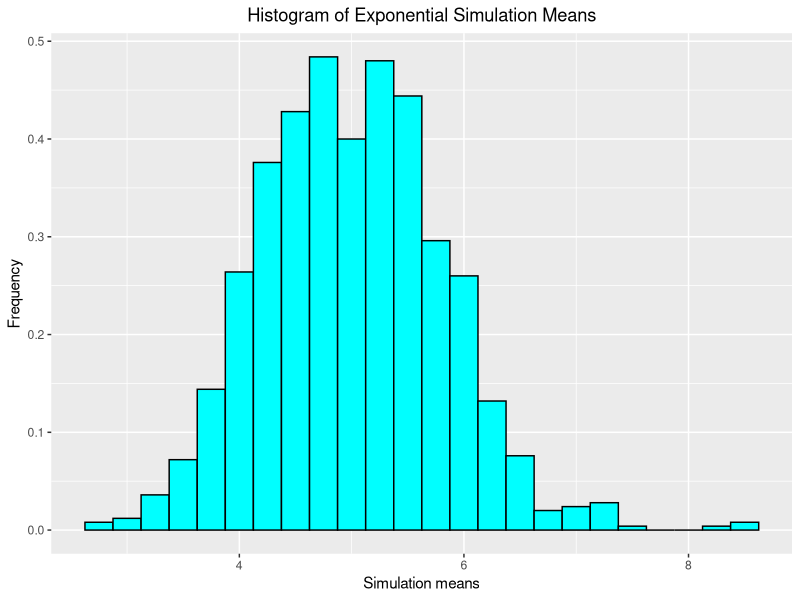
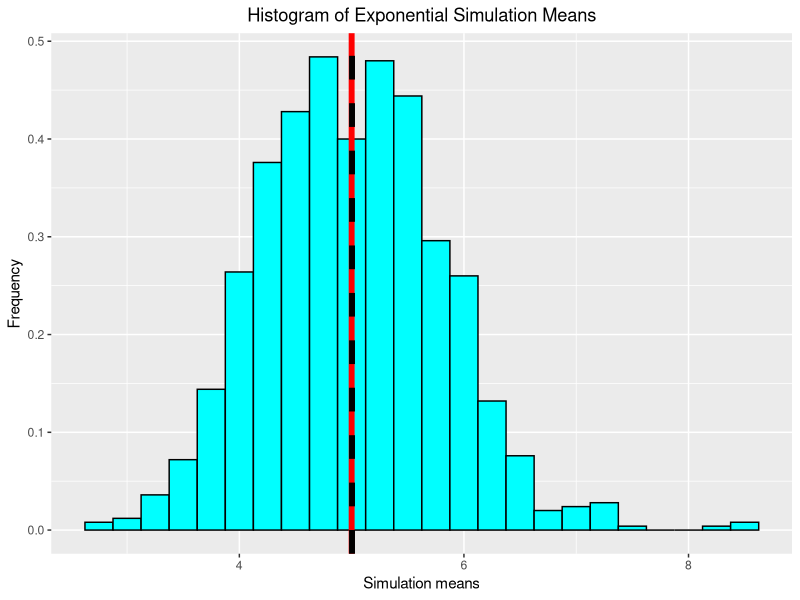
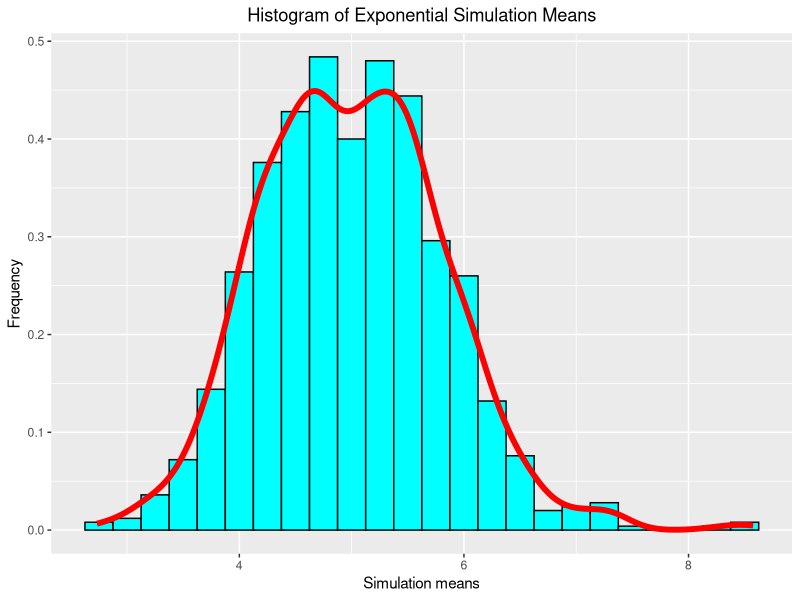
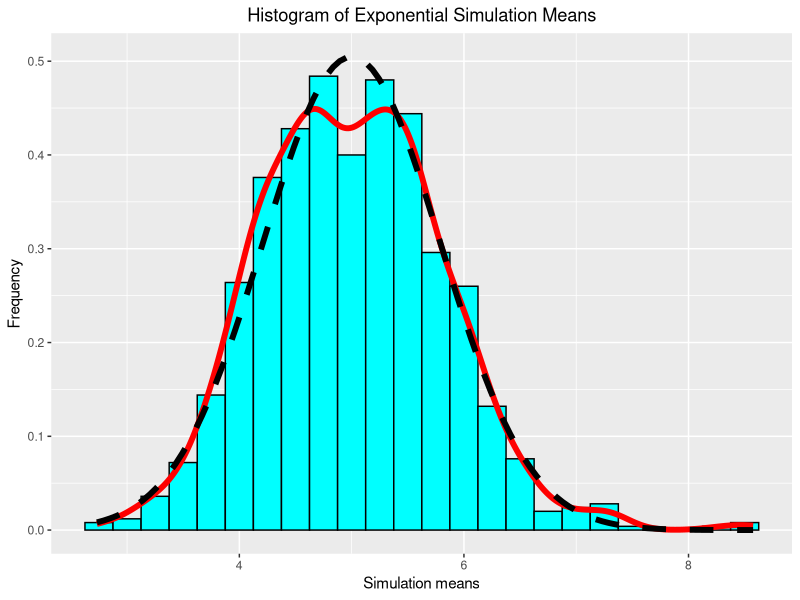

The R script that drew these images, in order:
# Set simulation variables as described in the assignment
lambda <- 0.2
n <- 40
sim_count <- 1000
# Set seed for reproducibility
set.seed(88423)
# Conduct exponential simulation 'sim_count' times with 'n' exponentials and rate parameter equals 'lambda'
simulation <- replicate(sim_count, rexp(n, lambda))
means <- apply(simulation, 2, mean)
# Take a quick look of means
range(means)
means <- data.frame(means)
library(ggplot2)
plot_means <- ggplot(means, aes(means)) +
        geom_histogram(aes(y = ..density..), color = "black", fill = "cyan", binwidth = 0.25) +
                labs(x = "Simulation means", y = "Frequency", title = "Histogram of Exponential Simulation Means") +
                        theme(plot.title = element_text(hjust = 0.5))
plot_means
# Question 1 - Sample Mean vs Theoretical Mean
# Calculate theoretical and sample means
theory_mean <- 1 / lambda
sample_mean <- mean(means$means)
# Compare them and plot
abs(theory_mean - sample_mean)
plot_means +
        geom_vline(xintercept = theory_mean, lwd = 2, color = "red") +
                geom_vline(xintercept = sample_mean, lwd = 2, lty = 2, color = "black")
# Question 2 - Sample Variance vs Theoretical Variance
# Calculate theoretical and sample variances
theory_variance <- (1 / lambda) ^ 2 / n
sample_variance <- var(means$means)
data.frame(Sample.Variance = sample_variance, Theoretical.Variance = theory_variance, Difference = theory_variance - sample_variance)
# Question 3 - Distribution
# Graph of means' distribution
plot_distribution <- plot_means +
        stat_density(geom = "line", color = "red", lwd = 2)
plot_distribution
#Add normal distribution line for comparison
plot_distribution +
        stat_function(fun = dnorm, args = list(mean = theory_mean, sd = 1 / (lambda * sqrt(n))), color = "black", lwd = 2, lty = 2)
